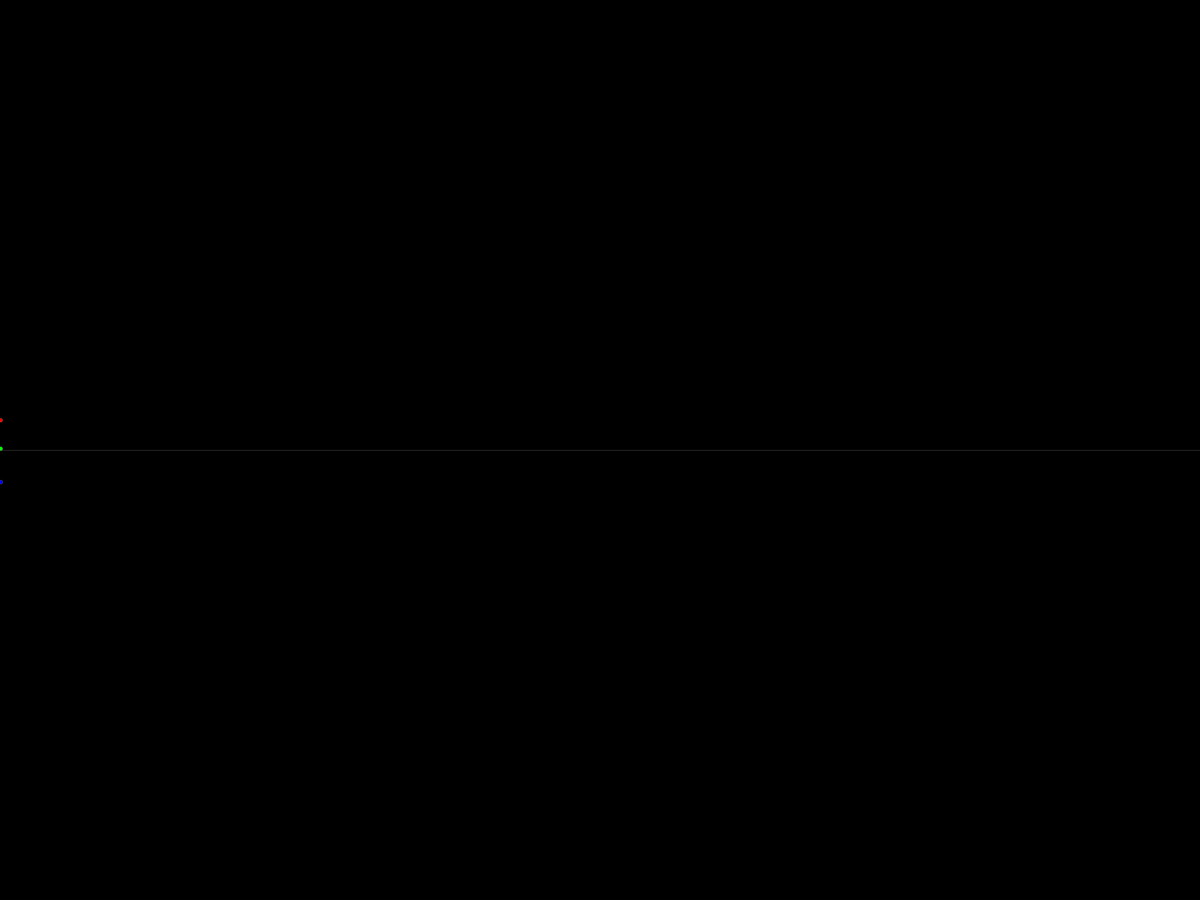
Frame 1 (no input)
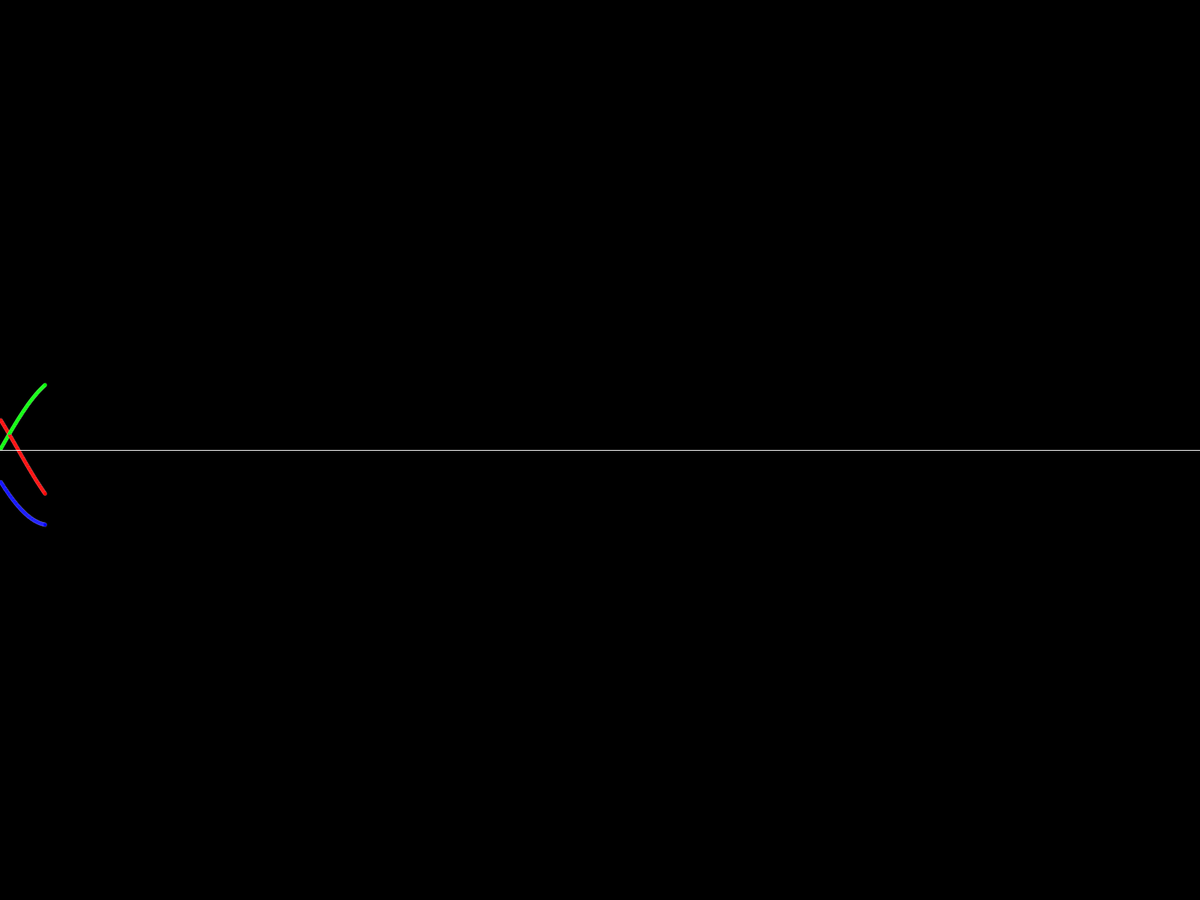
Frame 60 (the mouse pressed at the canvas centre just before this capture)
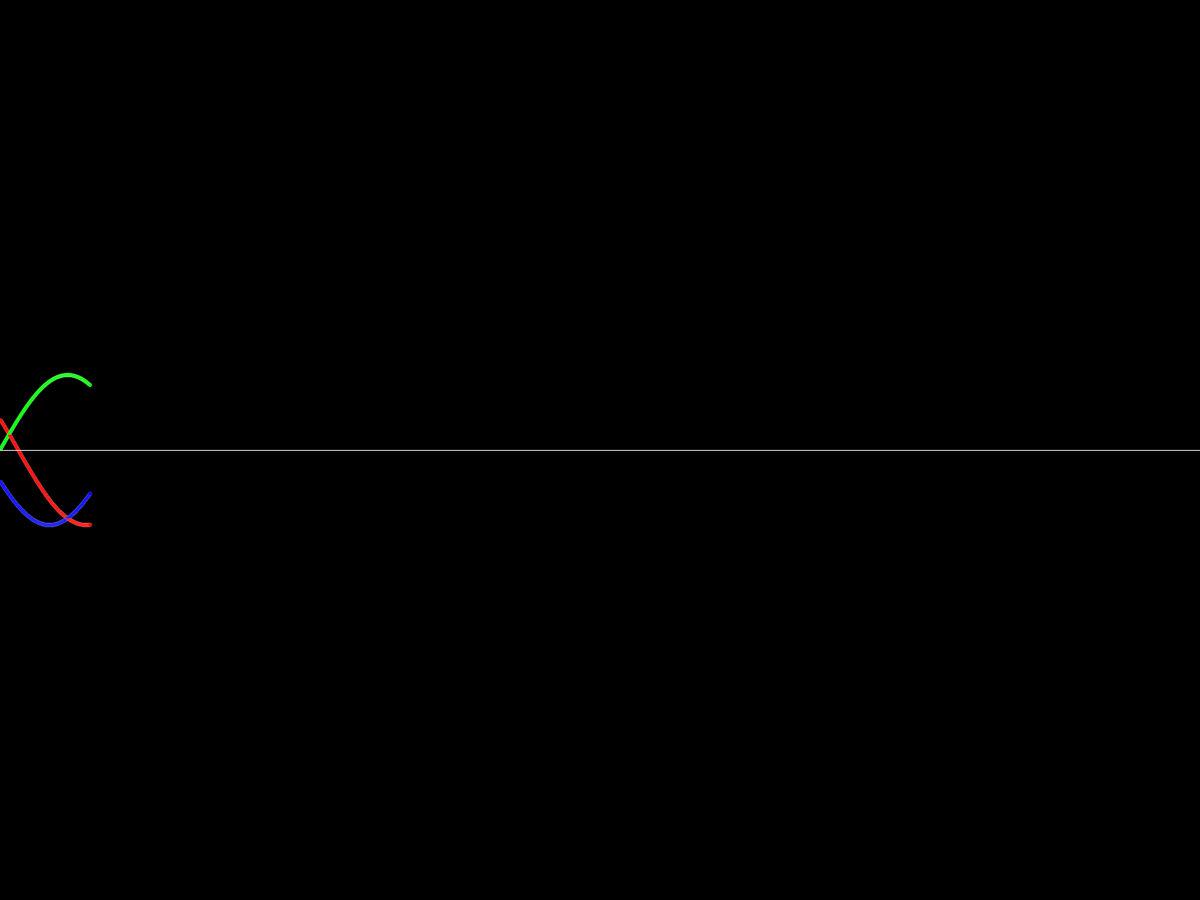
Frame 120 (the mouse held since frame 60 and released just before this capture)

The Processing sketch that drew these frames (run headless with seeded random() and noise(); from frame 60 on, the mouse is pressed at the canvas centre):

// Processing sketch: sketch_180814a
// ── sketch_180814a.pde
// Poliphonia Media Lab, 14 de agosto de 2018

/*
 * https://processing.org/reference/sin_.html
 * https://processing.org/examples/sinewave.html
 */

void setup() {
  fullScreen();
  background(0);
}

void draw(){
  noFill();
  stroke(255, 40);
  line(0,height/2,width,height/2);
  
  //move the coordinate system to left middle
  translate(0, height/2);
  
  fill(255, 0, 0);
  ellipse(frameCount, sin(radians(frameCount) + 9) * -100, 5, 5);
  fill(0, 255, 0);
  ellipse(frameCount, sin(radians(frameCount)) * -100, 5, 5);
  fill(0, 0, 255);
  ellipse(frameCount, sin(radians(frameCount) -9) * -100, 5, 5);
}
